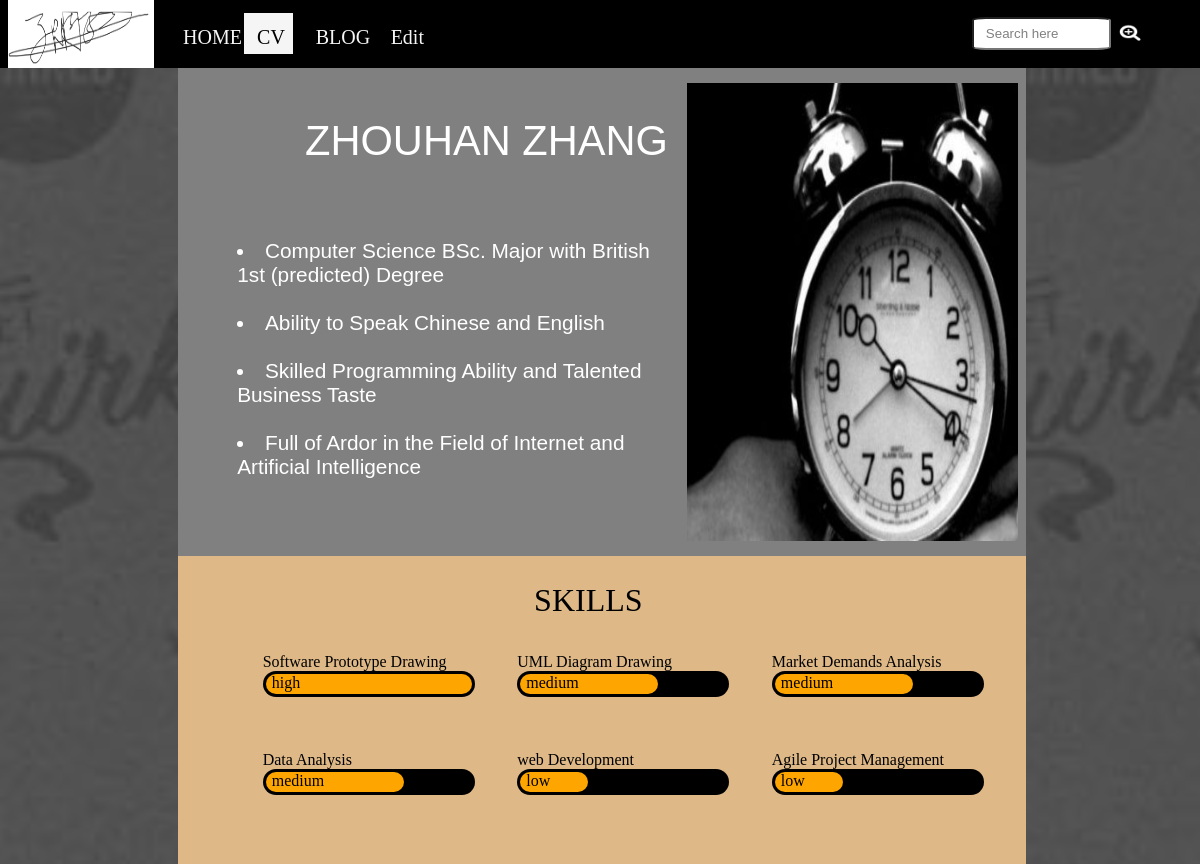
The app's page /cv/ with its own data.
### garden/models.py (models this page shows, shortened)
class summary(models.Model):
    language = models.CharField(max_length=100, blank=True, default="")
    title = models.CharField(max_length=100000, blank=True, default="")
    description = models.CharField(max_length=100000, blank=True, default="")

class skill(models.Model):
    language = models.CharField(max_length=100, blank=True, default="")
    title = models.CharField(max_length=100, blank=True, default="")
    degree = models.CharField(max_length=100, blank=True, default="")
    description = models.CharField(max_length=100000, blank=True, default="")

### garden/views.py (the view)
# urls.py: path('cv/', views.cv, name="cv"),
def cv(request):
    return render(
        request, "garden/CV.html", {
            "summary": summary.objects.all(),
            "skill1": skill.objects.all()[0],
            "skill2": skill.objects.all()[1],
            "skill3": skill.objects.all()[2],
            "skill4": skill.objects.all()[3],
            "skill5": skill.objects.all()[4],
            "skill6": skill.objects.all()[5],
            "project": theProject.objects.all(),
            "education": education.objects.all(),
            "interest": interest.objects.all(),
        })

### garden/templates/garden/CV.html (shortened to what this page needs)
<!DOCTYPE html>
<html>
  <head>
    <link
      href="../../static/css/CV.css?v=001"
      rel="stylesheet"
      type="text/css"
    />
  </head>
  <body>
    <div class="menus">
      <div id="signitureField">
        <img id="signiture" src="../../static/media/photo/home/signiture.png" />
      </div>
      <div
        onmouseover="menuHovered('homeField')"
        onmouseout="menuUnHovered('homeField')"
        onclick="window.location.href='../'"
        id="homeField"
      >
        <label id="homeMenu">HOME</label>
      </div>
      <div
        onmouseover="menuHovered('cvField')"
        onmouseout="menuUnHovered('cvField')"
        onclick="window.location.href=''"
        id="cvField"
      >
        <label id="cvMenu">CV</label>
      </div>
      <div
        onmouseover="menuHovered('blogField')"
        onmouseout="menuUnHovered('blogField')"
        onclick="window.location.href='../blog'"
        id="blogField"
      >
        <label id="blogMenu">BLOG</label>
      </div>
      <div
        onmouseover="menuHovered('cvEdit')"
        onmouseout="menuUnHovered('cvEdit')"
        onclick="window.location.href='login'"
        id="cvEdit"
      >
        <label id="editMenu">Edit</label>
      </div>
      <input id="searchInp" value="Search here" type="text" />
      <img id="searchIcon" src="../../static/media/photo/home/search.jpeg" />
    </div>
    <div class="content">
      <div class="summary">
        <label id="name">ZHOUHAN ZHANG</label>
        <div id="summaryField">
          {% for sum in summary %}
          <li>{{sum.description}}</li>
          <br />
          {% endfor %}
        </div>
        <img id="summaryPhoto" src="../../static/media/photo/cv/cover.png" />
      </div>
      <div class="skill">
        <label id="skillTitle">SKILLS</label>
        <div id="A">
          <label>{{skill1.title}}</label>
          <div id="progressbar">
            <div id="{{skill1.degree}}">{{skill1.degree}}</div>
          </div>
        </div>
        <div id="B">
          <label>{{skill2.title}}</label>
          <div id="progressbar">
            <div id="{{skill2.degree}}">{{skill2.degree}}</div>
          </div>
        </div>
        <div id="C">
          <label>{{skill3.title}}</label>
          <div id="progressbar">
            <div id="{{skill3.degree}}">{{skill3.degree}}</div>
          </div>
        </div>
        <div id="D">
          <label>{{skill4.title}}</label>
          <div id="progressbar">
            <div id="{{skill4.degree}}">{{skill4.degree}}</div>
          </div>
        </div>
        <div id="E">
          <label>{{skill5.title}}</label>
          <div id="progressbar">
            <div id="{{skill5.degree}}">{{skill5.degree}}</div>
          </div>
        </div>
        <div id="F">
          <label>{{skill6.title}}</label>
          <div id="progressbar">
            <div id="{{skill6.degree}}">{{skill6.degree}}</div>
          </div>
        </div>
      </div>
    </div>
  </body>
</html>

### garden/static/css/CV.css (style rules this page uses)
body { position: absolute; left: -1%; right: -1%; width: 101%; height: 100%; background-image: url("../media/photo/background.png"); }
.menus { position: absolute; width: 100%; height: 8%; top: -1%; left: 0%; background-color: black; color: whitesmoke; font-size: 20px; }
#signitureField { position: absolute; left: 1%; top: 0%; width: 12%; height: 100%; background-color: whitesmoke; }
#signiture { position: absolute; top: 0%; left: 0%; height: 100%; width: 100%; }
#homeField { position: absolute; left: 14%; top: 19%; width: 6%; height: 60%; }
#homeMenu { position: absolute; top: 32%; left: 24%; }
#cvField { position: absolute; left: 20.5%; top: 19%; width: 4%; height: 60%; background-color: whitesmoke; color: black; }
#cvMenu { position: absolute; top: 32%; left: 26%; }
#blogField { position: absolute; left: 25%; top: 19%; width: 6%; height: 60%; }
#blogMenu { position: absolute; top: 32%; left: 23%; }
#cvEdit { position: absolute; left: 31%; top: 19%; width: 6%; height: 60%; }
#editMenu { position: absolute; top: 32%; left: 26%; }
#searchInp { position: absolute; width: 10%; height: 40%; right: 8%; top: 25%; border-radius: 10%; color: grey; padding-left: 1%; }
#searchIcon { position: absolute; width: 2%; height: 28%; right: 5.5%; top: 35%; }
.content { position: absolute; width: 70%; left: 15%; background-color: white; top: 7%; bottom: -1%; overflow-y: auto; }
.summary { position: absolute; height: 60%; width: 100%; background-color: grey; color: white; font-size: 130%; font-family: "Gill Sans", "Gill Sans MT", Calibri, "Trebuchet MS", sans-serif; }
#summaryPhoto { position: absolute; top: 0%; left: 50%; width: 50%; height: 100%; }
#name { position: absolute; top: 10%; left: 15%; font-size: 200%; }
#summaryPhoto { position: absolute; top: 3%; left: 60%; width: 39%; height: 94%; }
#summaryField { position: absolute; left: 7%; top: 35%; width: 50%; height: 80%; }
.skill { position: absolute; left: 0%; top: 60%; height: 40%; width: 100%; background-color: burlywood; font-size: 100%; }
#skillTitle { position: absolute; left: 42%; top: 8%; font-size: 200%; }
.skill #A { position: absolute; left: 10%; top: 30%; width: 25%; height: 20%; }
.skill #B { position: absolute; left: 40%; top: 30%; width: 25%; height: 20%; }
.skill #C { position: absolute; left: 70%; top: 30%; width: 25%; height: 20%; }
.skill #D { position: absolute; left: 10%; top: 60%; width: 25%; height: 20%; }
.skill #E { position: absolute; left: 40%; top: 60%; width: 25%; height: 20%; }
.skill #F { position: absolute; left: 70%; top: 60%; width: 25%; height: 20%; }
#progressbar { background-color: black; border-radius: 13px; padding: 3px; top: 70%; }
#progressbar #low { background-color: orange; width: 30%; height: 20px; border-radius: 10px; padding-left: 3%; }
#progressbar #medium { background-color: orange; width: 64%; height: 20px; border-radius: 10px; padding-left: 3%; }
#progressbar #high { background-color: orange; width: 97%; height: 20px; border-radius: 10px; padding-left: 3%; }

### records on screen
summary: description "Computer Science BSc. Major with British 1st (predicted) Degree"
summary: description "Ability to Speak Chinese and English"
summary: description "Skilled Programming Ability and Talented Business Taste"
summary: description "Full of Ardor in the Field of Internet and Artificial Intelligence"
skill: title "Software Prototype Drawing", degree "high"
skill: title "UML Diagram Drawing", degree "medium"
skill: title "Market Demands Analysis", degree "medium"
skill: title "Data Analysis", degree "medium"
skill: title "web Development", degree "low"
skill: title "Agile Project Management", degree "low"
